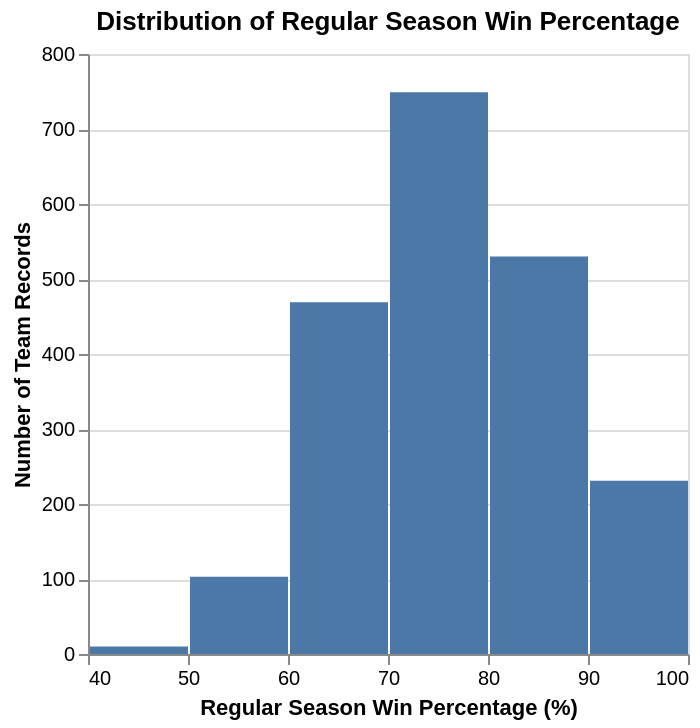

Here is the notebook cell this chart was saved with:
### Code cell
win_distribution = alt.Chart(tidy_data).mark_bar().encode(
    x=alt.X('reg_wins_pct:Q',bin=True).title('Regular Season Win Percentage (%)'),
    y=alt.Y('count():Q').title('Number of Team Records')
).properties(title='Distribution of Regular Season Win Percentage')
win_distribution

### Figure 1 — Vega-Lite specification as saved in the notebook (floating-point values rounded to 4 significant figures; data arrays with more than 128 entries replaced by an {"elided": "..."} marker saying what was removed)
{"config": {"view": {"continuousWidth": 300, "continuousHeight": 300}}, "data": {"name": "data-b6c6fc6e392e92ea5c8a0b3f4c5e43d6"}, "mark": {"type": "bar"}, "encoding": {"x": {"bin": true, "field": "reg_wins_pct", "title": "Regular Season Win Percentage (%)", "type": "quantitative"}, "y": {"aggregate": "count", "title": "Number of Team Records", "type": "quantitative"}}, "title": "Distribution of Regular Season Win Percentage", "$schema": "https://vega.github.io/schema/vega-lite/v5.20.1.json", "datasets": {"data-b6c6fc6e392e92ea5c8a0b3f4c5e43d6": {"elided": "2092 records"}}}
